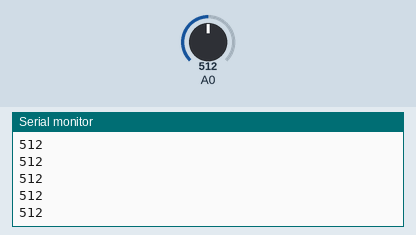
This sketch was run on a simulated Arduino Uno, built with avr-gcc and run on an emulated ATmega328P. On the bench: the last lines printed to the serial monitor. The test bench sets the inputs (shaded band); at power-on: A0 = 512.

Above: at 1.2 s.
1.3 s: A0 set to 716
At 1.31 s:
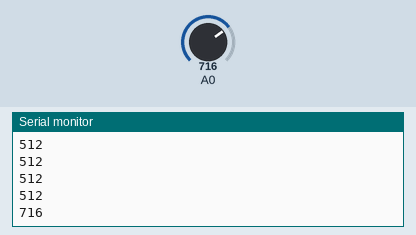
2.8 s: A0 set to 900
At 2.81 s:
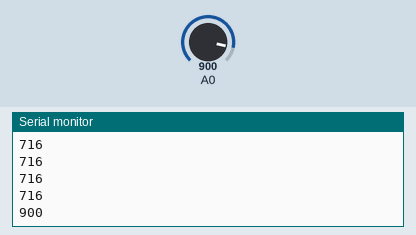
Timing chart, 0 to 5.8 s (numbered marks = the images above; inputs shaded):
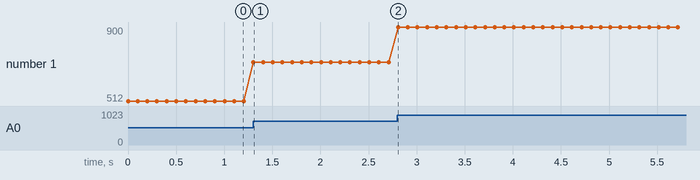

Measured:
- after the input at 1.3 s, the serial monitor: prints a new line at once (image 1)
- after the input at 2.8 s, the serial monitor: prints a new line at once (image 2)
- plotted number 1: 512 → 716 after the input at 1.3 s, 716 → 900 after the input at 2.8 s

The sketch:

Sensor_data.ino
```cpp
const int n = 10;

void setup(){
    Serial.begin(9600);
}

void loop(){
  int LDR;

  LDR = analogRead(A0);
  Serial.println(LDR);

  delay(100);
}
```
